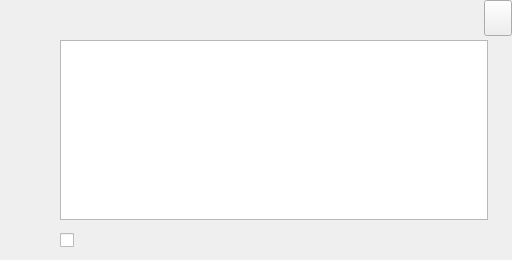
<?xml version="1.0" encoding="UTF-8"?>
<ui version="4.0">
 <class>PointWidget</class>
 <widget class="QWidget" name="PointWidget">
  <property name="geometry">
   <rect>
    <x>0</x>
    <y>0</y>
    <width>512</width>
    <height>260</height>
   </rect>
  </property>
  <property name="windowTitle">
   <string>Form</string>
  </property>
  <widget class="QLabel" name="header">
   <property name="geometry">
    <rect>
     <x>0</x>
     <y>0</y>
     <width>48</width>
     <height>260</height>
    </rect>
   </property>
   <property name="text">
    <string/>
   </property>
  </widget>
  <widget class="QLabel" name="title">
   <property name="geometry">
    <rect>
     <x>60</x>
     <y>12</y>
     <width>341</width>
     <height>15</height>
    </rect>
   </property>
   <property name="text">
    <string/>
   </property>
  </widget>
  <widget class="QListWidget" name="contentliw">
   <property name="geometry">
    <rect>
     <x>60</x>
     <y>40</y>
     <width>428</width>
     <height>180</height>
    </rect>
   </property>
  </widget>
  <widget class="QPushButton" name="btnClose">
   <property name="geometry">
    <rect>
     <x>484</x>
     <y>0</y>
     <width>28</width>
     <height>36</height>
    </rect>
   </property>
   <property name="text">
    <string/>
   </property>
  </widget>
  <widget class="QCheckBox" name="cbisshow">
   <property name="geometry">
    <rect>
     <x>60</x>
     <y>229</y>
     <width>120</width>
     <height>22</height>
    </rect>
   </property>
   <property name="text">
    <string/>
   </property>
  </widget>
  <widget class="QLabel" name="logo">
   <property name="geometry">
    <rect>
     <x>0</x>
     <y>0</y>
     <width>48</width>
     <height>48</height>
    </rect>
   </property>
   <property name="text">
    <string/>
   </property>
  </widget>
 </widget>
 <resources/>
 <connections/>
</ui>
